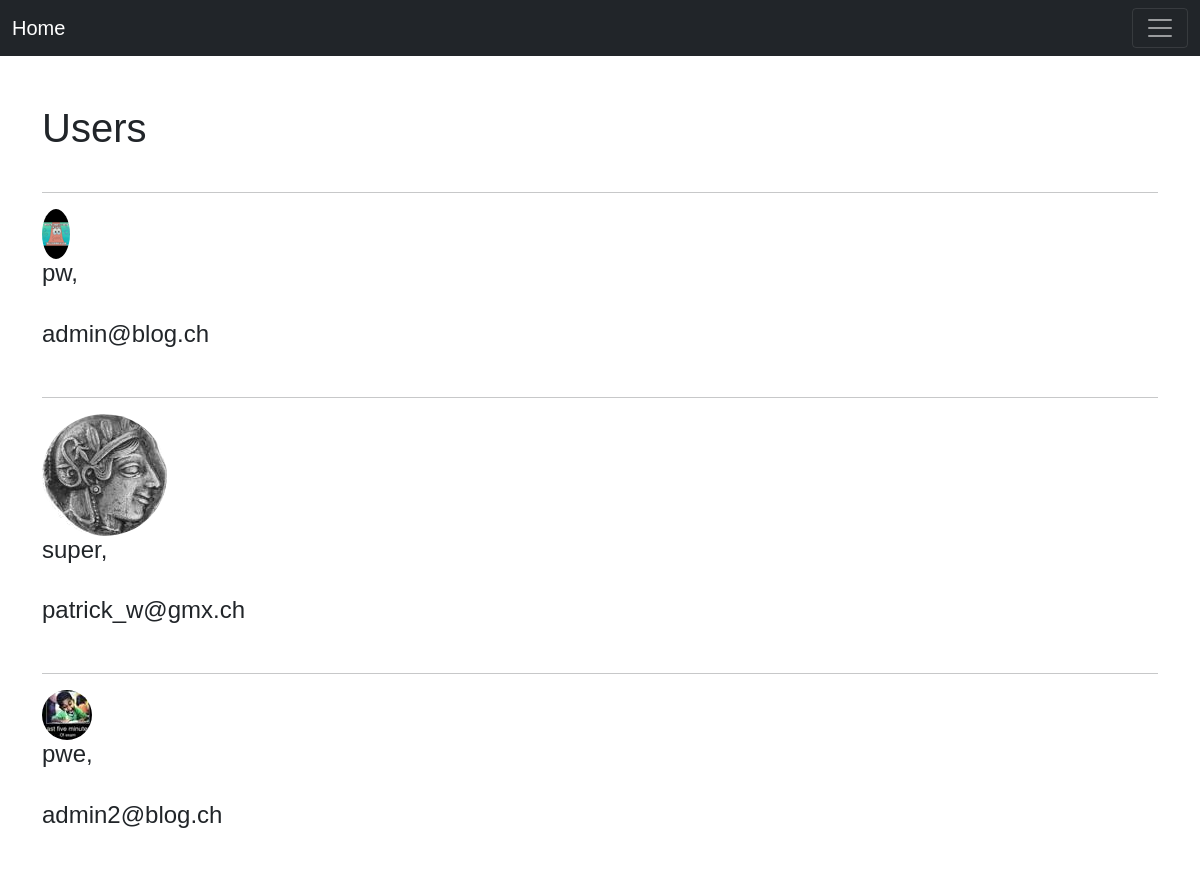
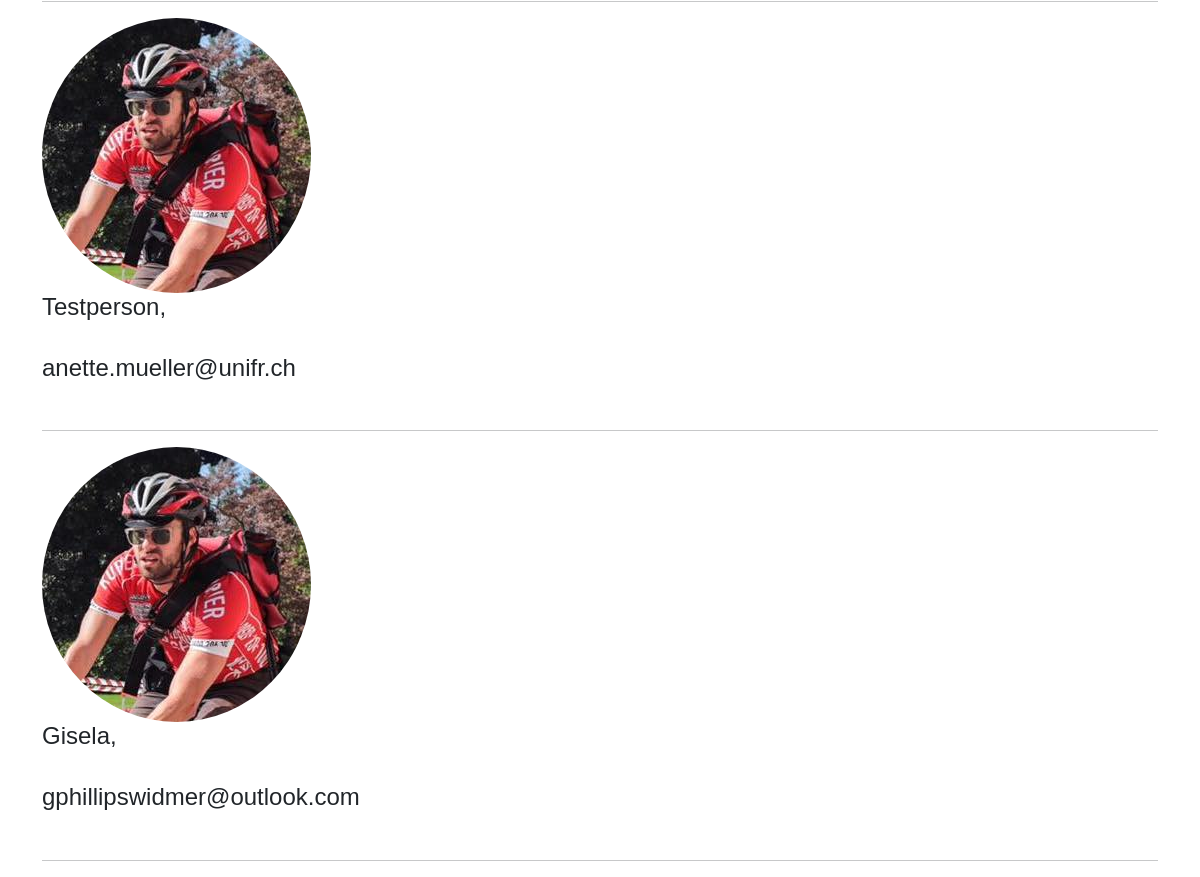
/users/, run on the app's committed database (2 pictures, top to bottom).
### app/models.py (models this page shows, shortened)
class User(db.Model, UserMixin):
    id = db.Column(db.Integer, primary_key=True)
    username=db.Column(db.String(20), unique=True, nullable=False)
    email=db.Column(db.String(120), unique=True, nullable=False)
    image_file=db.Column(db.String(20), nullable=False, default='default.jpg')
    password=db.Column(db.String(60), nullable=False)
    posts=db.relationship('Aufgabe', backref='autor', lazy=True)

### app/routes.py (the view)
@app.route('/users/')
def users():
       users= User.query.all()
       return render_template('users.html', users=users)

### templates/users.html (shortened to what this page needs)
{% extends 'base.html' %}
{%block body  %}
<br>
<br>
<div>
<h1 style="display: inline">Users</h1>
<br>
</div>
<br>
<hr>
{% for user in users%}
<article class="media content-section">
<div class="media">
    <img class="rounded-circle account-img" src="{{ url_for('static', filename='profile_pics/'+ user.image_file) }}">
        <div class="media-body">
            <div class="article-metadata">
            <h4>{{ user.username}},</h4>
            <br>
            <h4>{{ user.email }}</h4>
            <br>
            </div>
        </div>
</div>
<hr>
</article>
{%endfor%}
{% endblock%}

### templates/base.html (shortened to what this page needs)
<!DOCTYPE html>
<html>
<head>
    <link rel='stylesheet' type='text/css' media='screen' href='main.css'>
    <link href="https://cdn.jsdelivr.net/npm/bootstrap@5.0.0-beta1/dist/css/bootstrap.min.css" rel="stylesheet"
>
    <link rel="stylesheet" href="static/css/main.css">
</head>
<body>
    <nav class="navbar navbar-dark bg-dark" aria-label="First navbar example">
        <div class="container-fluid">
            {% if current_user.is_authenticated %}
            <a class="navbar-brand" href="{{ url_for('home2') }}">Home </a>
            <a class="navbar-brand" href="{{ url_for('users') }}"> {{current_user.username}}</a>
            {%else%}
            <a class="navbar-brand" href="{{ url_for('home') }}">Home</a>
            {%endif%}
            <button class="navbar-toggler" type="button" data-bs-toggle="collapse" data-bs-target="#navbarsExample01"
                aria-controls="navbarsExample01" aria-expanded="false" aria-label="Toggle navigation">
                <span class="navbar-toggler-icon"></span>
            </button>
        </div>
    </nav>
    <div class="container">
        {%block body %} {% endblock body%}
    </div>
</body>
</html>

### static/css/main.css (style rules this page uses)
body { font-family: Arial, Helvetica, sans-serif; }

### data on the page
User: image_file (picture), username "pw", email "admin@blog.ch"
User: image_file (picture), username "super", email "patrick_w@gmx.ch"
User: image_file (picture), username "pwe", email "admin2@blog.ch"
User: image_file (placeholder picture), username "Testperson", email "anette.mueller@unifr.ch"
User: image_file (placeholder picture), username "Gisela", email "gphillipswidmer@outlook.com"
